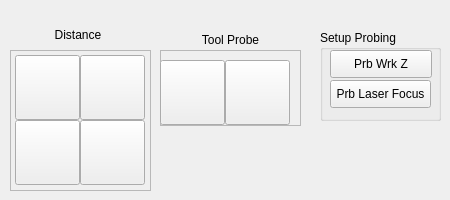
          <widget class="QWidget" name="tab_21">
           <attribute name="title">
            <string>Misc</string>
           </attribute>
           <widget class="QLabel" name="label_84">
            <property name="geometry">
             <rect>
              <x>40</x>
              <y>25</y>
              <width>76</width>
              <height>19</height>
             </rect>
            </property>
            <property name="text">
             <string>Distance</string>
            </property>
            <property name="alignment">
             <set>Qt::AlignCenter</set>
            </property>
           </widget>
           <widget class="QFrame" name="frame_6">
            <property name="geometry">
             <rect>
              <x>10</x>
              <y>50</y>
              <width>141</width>
              <height>141</height>
             </rect>
            </property>
            <property name="frameShape">
             <enum>QFrame::StyledPanel</enum>
            </property>
            <property name="frameShadow">
             <enum>QFrame::Raised</enum>
            </property>
            <widget class="QPushButton" name="probe_p_lx_in">
             <property name="geometry">
              <rect>
               <x>5</x>
               <y>5</y>
               <width>65</width>
               <height>65</height>
              </rect>
             </property>
             <property name="toolTip">
              <string>Length X In</string>
             </property>
             <property name="text">
              <string/>
             </property>
             <property name="function" stdset="0">
              <string>mdi</string>
             </property>
             <property name="command" stdset="0">
              <string>o&lt;p_lx_in&gt; call</string>
             </property>
            </widget>
            <widget class="QPushButton" name="probe_p_ly_out">
             <property name="geometry">
              <rect>
               <x>70</x>
               <y>70</y>
               <width>65</width>
               <height>65</height>
              </rect>
             </property>
             <property name="toolTip">
              <string>Length Y Out</string>
             </property>
             <property name="text">
              <string/>
             </property>
             <property name="function" stdset="0">
              <string>mdi</string>
             </property>
             <property name="command" stdset="0">
              <string>o&lt;p_ly_out&gt;  call</string>
             </property>
            </widget>
            <widget class="QPushButton" name="probe_p_ly_in">
             <property name="geometry">
              <rect>
               <x>5</x>
               <y>70</y>
               <width>65</width>
               <height>65</height>
              </rect>
             </property>
             <property name="toolTip">
              <string>Length Y In</string>
             </property>
             <property name="text">
              <string/>
             </property>
             <property name="function" stdset="0">
              <string>mdi</string>
             </property>
             <property name="command" stdset="0">
              <string>o&lt;p_ly_in&gt;  call</string>
             </property>
            </widget>
            <widget class="QPushButton" name="probe_p_lx_out">
             <property name="geometry">
              <rect>
               <x>70</x>
               <y>5</y>
               <width>65</width>
               <height>65</height>
              </rect>
             </property>
             <property name="toolTip">
              <string>Length X Out</string>
             </property>
             <property name="text">
              <string/>
             </property>
             <property name="function" stdset="0">
              <string>mdi</string>
             </property>
             <property name="command" stdset="0">
              <string>o&lt;p_lx_out&gt; call</string>
             </property>
            </widget>
           </widget>
           <widget class="QFrame" name="frame_10">
            <property name="geometry">
             <rect>
              <x>160</x>
              <y>50</y>
              <width>141</width>
              <height>76</height>
             </rect>
            </property>
            <property name="frameShape">
             <enum>QFrame::StyledPanel</enum>
            </property>
            <property name="frameShadow">
             <enum>QFrame::Raised</enum>
            </property>
            <widget class="QPushButton" name="probe_ts_height">
             <property name="geometry">
              <rect>
               <x>65</x>
               <y>10</y>
               <width>65</width>
               <height>65</height>
              </rect>
             </property>
             <property name="toolTip">
              <string>TS Height</string>
             </property>
             <property name="text">
              <string/>
             </property>
             <property name="function" stdset="0">
              <string>mdi</string>
             </property>
             <property name="command" stdset="0">
              <string>o&lt;p_tool&gt; call</string>
             </property>
            </widget>
            <widget class="QPushButton" name="probe_workpiece_height">
             <property name="geometry">
              <rect>
               <x>0</x>
               <y>10</y>
               <width>65</width>
               <height>65</height>
              </rect>
             </property>
             <property name="toolTip">
              <string>Work Piece Height</string>
             </property>
             <property name="text">
              <string/>
             </property>
             <property name="function" stdset="0">
              <string>mdi</string>
             </property>
             <property name="command" stdset="0">
              <string>o&lt;p_top&gt; call</string>
             </property>
            </widget>
           </widget>
           <widget class="QLabel" name="label_50">
            <property name="geometry">
             <rect>
              <x>190</x>
              <y>30</y>
              <width>81</width>
              <height>19</height>
             </rect>
            </property>
            <property name="text">
             <string>Tool Probe</string>
            </property>
            <property name="alignment">
             <set>Qt::AlignCenter</set>
            </property>
           </widget>
           <widget class="QGroupBox" name="groupBox_25">
            <property name="geometry">
             <rect>
              <x>320</x>
              <y>30</y>
              <width>121</width>
              <height>91</height>
             </rect>
            </property>
            <property name="title">
             <string>Setup Probing</string>
            </property>
            <widget class="QPushButton" name="probe_WkZ">
             <property name="geometry">
              <rect>
               <x>10</x>
               <y>20</y>
               <width>102</width>
               <height>28</height>
              </rect>
             </property>
             <property name="toolTip">
              <string>Probe for work origin Z height</string>
             </property>
             <property name="text">
              <string>Prb Wrk Z</string>
             </property>
             <property name="function" stdset="0">
              <string>mdi</string>
             </property>
             <property name="command" stdset="0">
              <string>o&lt;zero-work&gt; call</string>
             </property>
            </widget>
            <widget class="QPushButton" name="probe_LsrFoc">
             <property name="geometry">
              <rect>
               <x>10</x>
               <y>50</y>
               <width>101</width>
               <height>28</height>
              </rect>
             </property>
             <property name="toolTip">
              <string>Probe for material Z height for laser focus</string>
             </property>
             <property name="text">
              <string>Prb Laser Focus</string>
             </property>
             <property name="function" stdset="0">
              <string>mdi</string>
             </property>
             <property name="command" stdset="0">
              <string>o&lt;laser-focus&gt; call</string>
             </property>
            </widget>
           </widget>
          </widget>
